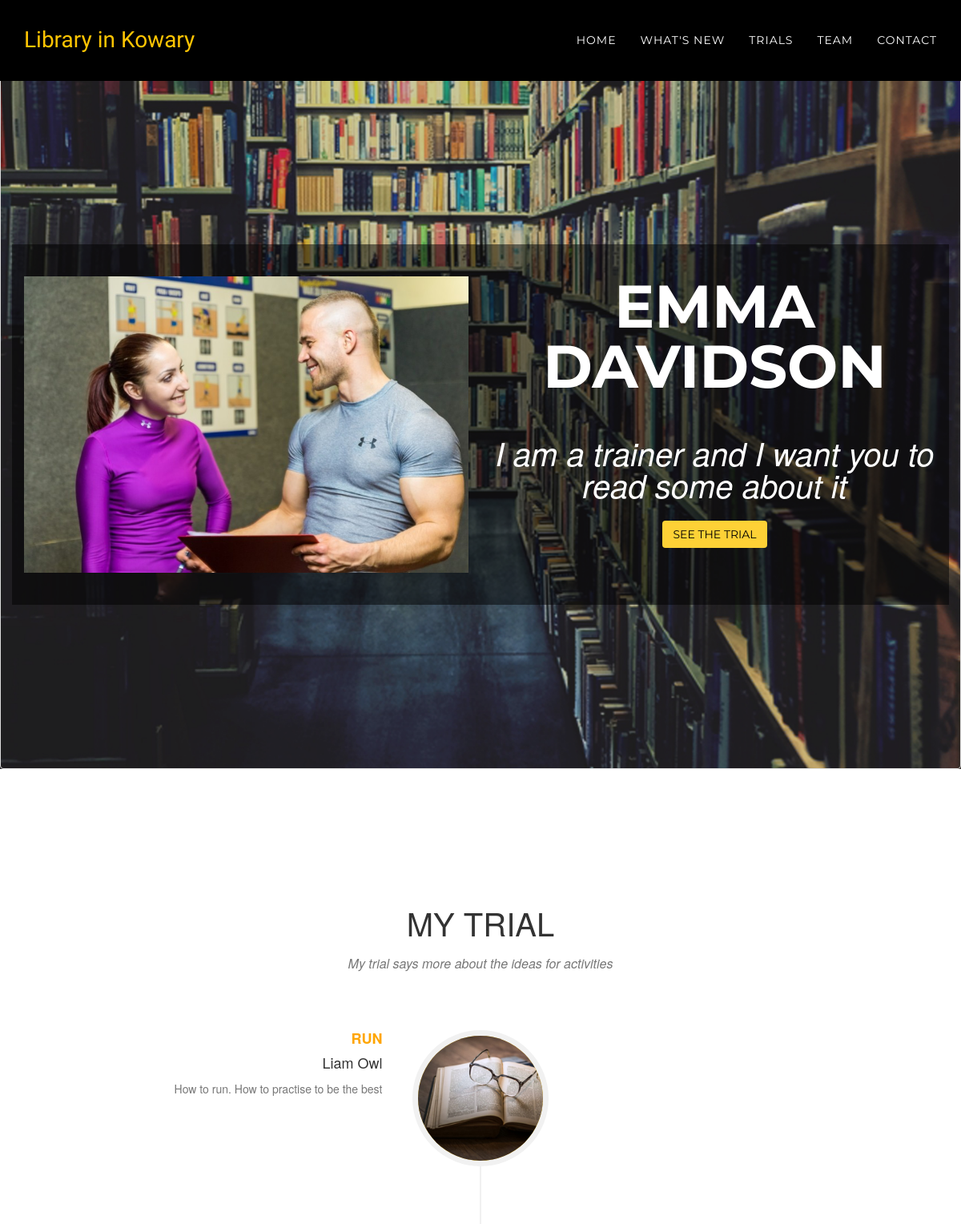
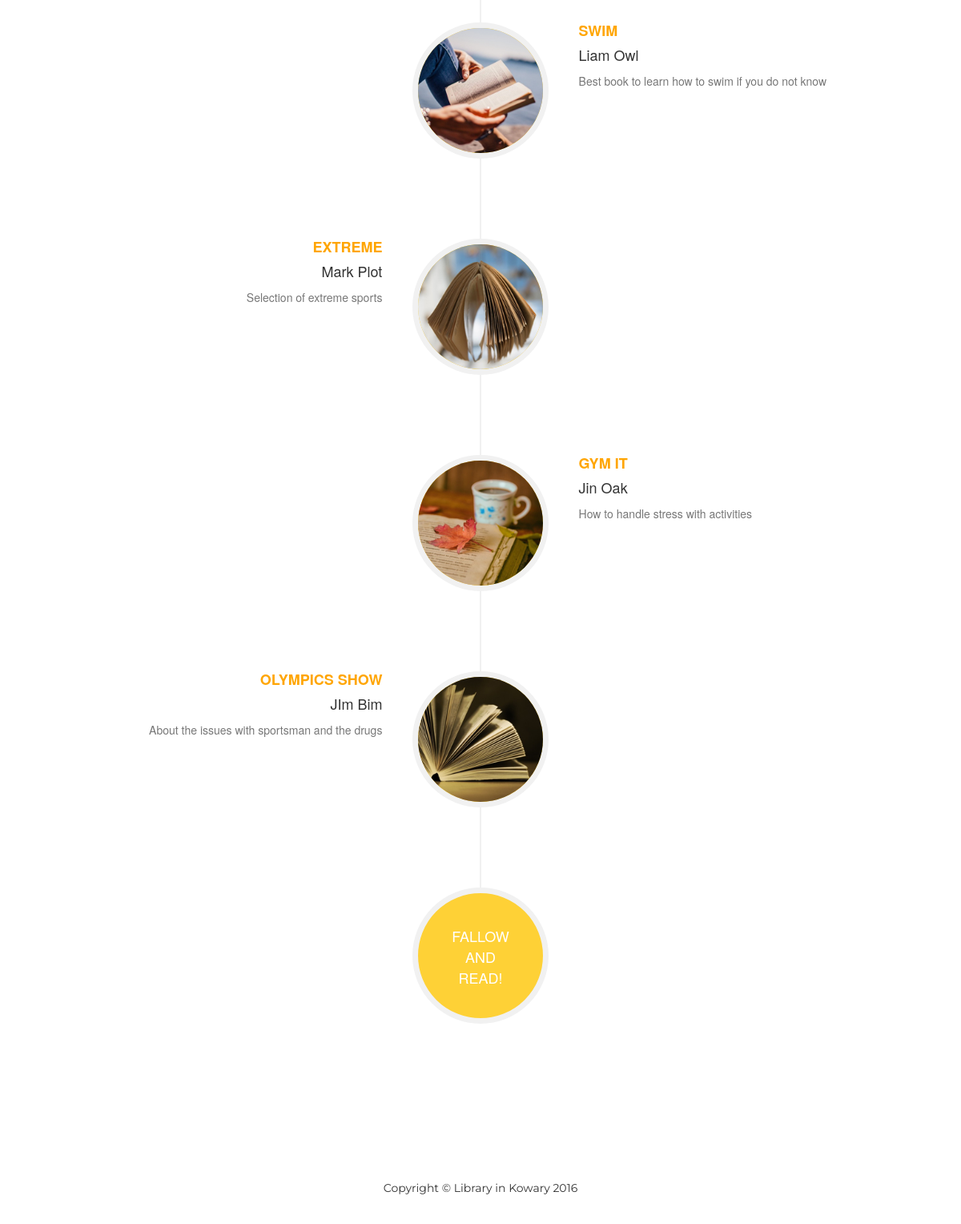
/view/22, run on the app's committed database (2 pictures, top to bottom).
### tables this page shows
CREATE TABLE books
                  (id INTEGER PRIMARY KEY, p_name text, p_surname text, p_desc text, p_img text, path_status text, path_desc text, b1_title text, b1_author text, b1_img text, b1_desc text, b2_title text, b2_author text, b2_img text, b2_desc text, b3_title text, b3_author text, b3_img text, b3_desc text, b4_title text, b4_author text, b4_img text, b4_desc text, b5_title text, b5_author text, b5_img text, b5_desc text, ip text);

### run_app.py (the view)
@app.route('/view/<int:id>',methods=['GET','POST'])
def view(id):
    sql2 = ('SELECT * FROM books WHERE id = ?')
    connection = sqlite3.connect("books.db")
    connection.row_factory = sqlite3.Row
    chosen_path = connection.cursor().execute(sql2,[id]).fetchall()
    return render_template("view.html", chosen_path=chosen_path)
    connection.close()

### templates/view.html (shortened to what this page needs)
<!DOCTYPE html>
<html lang="en">
<head>
	<link rel="stylesheet" type="text/css" href="{{ url_for('static', filename='vendor/bootstrap/css/bootstrap.min.css')}}">
	<link rel="stylesheet" type="text/css" href="{{ url_for('static', filename='vendor/font-awesome/css/font-awesome.min.css')}}">
	<link rel="stylesheet" type="text/css" href="{{ url_for('static', filename='css/main.css')}}">
</head>
<body id="page-top" class="index">
    <nav id="mainNav" class="navbar navbar-custom navbar-fixed-top" style="background-color: black;">
        <div class="container">
            <div class="navbar-header page-scroll">
                <a class="navbar-brand page-scroll" href="#page-top" style="color:#fec503;">Library in Kowary</a>
            </div>
            <div class="collapse navbar-collapse" id="bs-example-navbar-collapse-1">
                <ul class="nav navbar-nav navbar-right">
					   <li>
                        <a class="page-scroll" href="/">Home</a>
                    </li>
                    <li>
                        <a class="page-scroll" href="/#new">What's new</a>
                    </li>
                    <li>
                        <a class="page-scroll" href="/#paths">Trials</a>
                    </li>
                    <li>
                        <a class="page-scroll" href="/#team">Team</a>
                    </li>
                    <li>
                        <a class="page-scroll" href="/#contact">Contact</a>
                    </li>
                </ul>
            </div>
        </div>
    </nav>
{% for row in chosen_path %}
 <header>
	<div class="thumbnail" style="background-color:rgba(0,0,0, 0.1);">
        <div class="container">
		    <div class="intro-text">
		<div class="row" class="thumbnail" style="background-color:rgba(0,0,0, 0.5); border-color:transparent";>
		<div class="col-md-6">
		 <br> <br>
		<img src="http://localhost:5000/static/uploads/{{ row['p_img'] }}" class="img-responsive">
		<br> <br>
		</div>
		<div class="col-md-6">
		<br> <br>
		    <div class="intro-heading">{{ row['p_name'] }}<br>{{ row['p_surname'] }}</div>
			 <div class="intro-lead-in" >{{ row['p_desc'] }}</div>
		 <a href="#path" class="page-scroll btn btn-xl" style="color:black">See the trial</a>
		 <br> <br>
		 </div>
		</div>
		</div>
            </div>
        </div>
    </header>
    <section id="path">
        <div class="container">
            <div class="row">
                <div class="col-lg-12 text-center">
                    <h2 class="section-heading">My trial</h2>
                    <h3 class="section-subheading text-muted">{{ row["path_desc"] }}</h3>
                </div>
            </div>
            <div class="row">
                <div class="col-lg-12">
                    <ul class="timeline">
                        <li>
                            <div class="timeline-image">
                                <img class="img-circle img-responsive" src="http://localhost:5000/static/img/view/1.jpg" alt="">
                            </div>
                            <div class="timeline-panel">
                                <div class="timeline-heading">
                                    <h4 style="color:orange"><b>{{ row["b1_title"] }}</b></h4>
                                    <h4 class="subheading">{{ row["b1_author"] }}</h4>
                                </div>
                                <div class="timeline-body">
                                    <p class="text-muted">{{ row["b1_desc"] }}</p>
                                </div>
                            </div>
                        </li>
                        <li class="timeline-inverted">
                            <div class="timeline-image">
                                <img class="img-circle img-responsive" src="http://localhost:5000/static/img/view/4.jpg" alt="">
                            </div>
                            <div class="timeline-panel">
                                <div class="timeline-heading">
                                    <h4 style="color:orange"><b>{{ row["b2_title"] }}</b></h4>
                                    <h4 class="subheading">{{ row["b2_author"] }}</h4>
                                </div>
                                <div class="timeline-body">
                                    <p class="text-muted">{{ row["b2_desc"] }}</p>
                                </div>
                            </div>
                        </li>
                        <li>
                            <div class="timeline-image">
                                <img class="img-circle img-responsive" src="http://localhost:5000/static/img/view/2.jpg" alt="">
                            </div>
                            <div class="timeline-panel">
                                <div class="timeline-heading">
                                    <h4 style="color:orange"><b>{{ row["b3_title"] }}</b></h4>
                                    <h4 class="subheading">{{ row["b3_author"] }}</h4>
                                </div>
                                <div class="timeline-body">
                                    <p class="text-muted">{{ row["b3_desc"] }}</p>
                                </div>
                            </div>
                        </li>
                        <li class="timeline-inverted">
                            <div class="timeline-image">
                                <img class="img-circle img-responsive" src="http://localhost:5000/static/img/view/5.jpg" alt="">
                            </div>
                            <div class="timeline-panel">
                                <div class="timeline-heading">
                                    <h4 style="color:orange"><b>{{ row["b4_title"] }}</b></h4>
                                    <h4 class="subheading">{{ row["b4_author"] }}</h4>
                                </div>
                                <div class="timeline-body">
                                    <p class="text-muted">{{ row["b4_desc"] }}</p>
                                </div>
                            </div>
                        </li>
						         <li>
                            <div class="timeline-image">
                                <img class="img-circle img-responsive" src="http://localhost:5000/static/img/view/3.jpg" alt="">
                            </div>
                            <div class="timeline-panel">
                                <div class="timeline-heading">
                                    <h4 style="color:orange"><b>{{ row["b5_title"] }}</b></h4>
                                    <h4 class="subheading">{{ row["b5_author"] }}</h4>
                                </div>
                                <div class="timeline-body">
                                    <p class="text-muted">{{ row["b5_desc"] }}</p>
                                </div>
                            </div>
                        </li>
                        <li class="timeline-inverted">
                            <div class="timeline-image">
                                <h4>Fallow
                                    <br>and
                                    <br>read!</h4>{%  endfor %}
           </div>
                        </li>
                    </ul>
                </div>
            </div>
        </div>
    </section>
<footer>
        <div class="container">
            <div class="row">
                <div class="col-md-4">
                </div>
                <div class="col-md-4">
                     <span class="copyright">Copyright &copy; Library in Kowary 2016</span>
                </div>
                <div class="col-md-4">
                </div>
            </div>
        </div>
    </footer>
	<link rel="stylesheet" type="text/css" href="{{ url_for('static', filename='vendor/bootstrap/css/bootstrap.min.css')}}">
</body>
</html>

### data on the page
books: p_img (picture), p_name "EMMA", p_surname "DAVIDSON", p_desc "I am a trainer and I want you to read some about it", path_desc "My trial says more about the ideas for activities", b1_title "RUN", b1_author "Liam Owl", b1_desc "How to run. How to practise to be the best", b2_title "SWIM", b2_author "Liam Owl", b2_desc "Best book to learn how to swim if you do not know", b3_title "EXTREME", b3_author "Mark Plot", b3_desc "Selection of extreme sports", b4_title "GYM IT", b4_author "Jin Oak", b4_desc "How to handle stress with activities", b5_title "OLYMPICS SHOW", b5_author "JIm Bim", b5_desc "About the issues with sportsman and the drugs"
